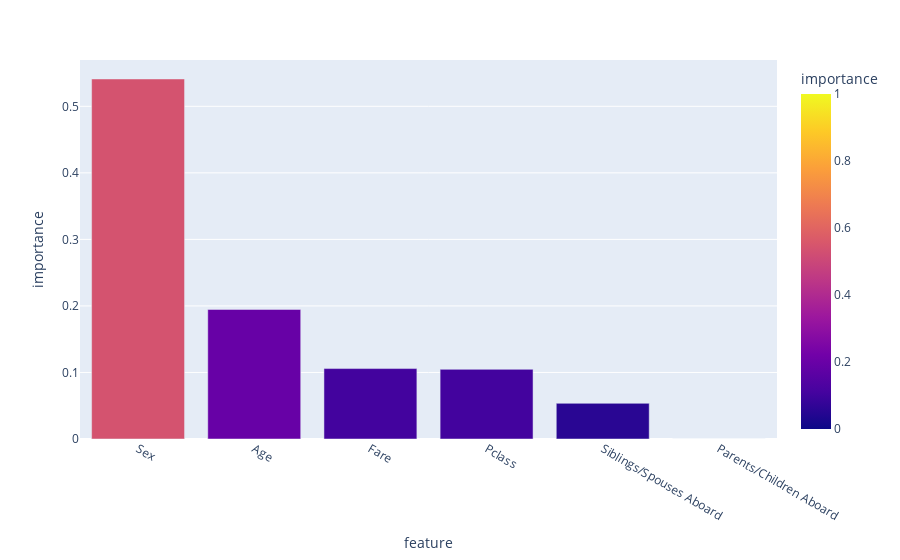

The cell this chart's notebook holds for it:
### Code cell
fig = px.bar(df_tree_imp, x='feature', y='importance', color='importance', range_color=[0,1])
fig.show()

### Figure 1 — Plotly figure (JSON) as saved in the notebook; plotly's stock layout.template omitted (floating-point values rounded to 4 significant figures)
{"data": [{"hovertemplate": "feature=%{x}<br>importance=%{marker.color}<extra></extra>", "legendgroup": "", "marker": {"color": [0.5411, 0.1947, 0.1059, 0.1047, 0.05362, 0.0], "coloraxis": "coloraxis", "pattern": {"shape": ""}}, "name": "", "orientation": "v", "showlegend": false, "textposition": "auto", "type": "bar", "x": ["Sex", "Age", "Fare", "Pclass", "Siblings/Spouses Aboard", "Parents/Children Aboard"], "xaxis": "x", "y": [0.5411, 0.1947, 0.1059, 0.1047, 0.05362, 0.0], "yaxis": "y"}], "layout": {"barmode": "relative", "coloraxis": {"cmax": 1, "cmin": 0, "colorbar": {"title": {"text": "importance"}}, "colorscale": [[0, "#0d0887"], [0.1111, "#46039f"], [0.2222, "#7201a8"], [0.3333, "#9c179e"], [0.4444, "#bd3786"], [0.5556, "#d8576b"], [0.6667, "#ed7953"], [0.7778, "#fb9f3a"], [0.8889, "#fdca26"], [1, "#f0f921"]]}, "legend": {"tracegroupgap": 0}, "margin": {"t": 60}, "xaxis": {"anchor": "y", "domain": [0, 1], "title": {"text": "feature"}}, "yaxis": {"anchor": "x", "domain": [0, 1], "title": {"text": "importance"}}}}
